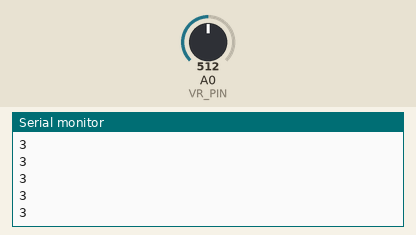
Simulated run of this sketch. Board: Arduino Uno, built with avr-gcc and run on an emulated ATmega328P. On the bench: the last lines printed to the serial monitor. The test bench sets the inputs (shaded band); at power-on: A0 (VR_PIN) = 512.

Above: at 1.2 s.
1.3 s: A0 (VR_PIN) set to 716
At 1.44 s:
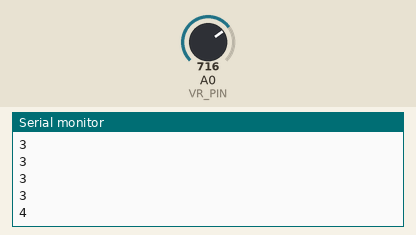
2.8 s: A0 (VR_PIN) set to 900
At 2.81 s:
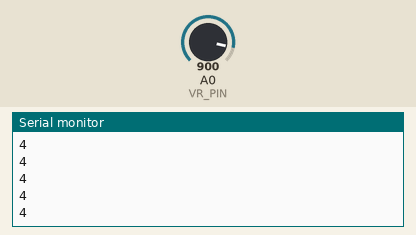
Timing chart, 0 to 5.8 s (numbered marks = the images above; inputs shaded):
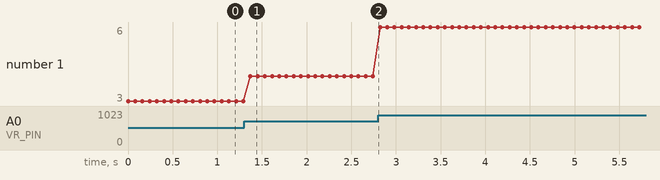

The sketch:

Alphabet_FND.ino
```cpp
//const uint8_t PINS[]{22U,23U,24U,25U,26U,27U,28U,29U};
uint8_t FND[]{0b11101110, 0b00111110, 0b10011100, 0b01111010,
 0b10011110, 0b10001110, 0b11110110,0b01101110};
const uint8_t VR_PIN{A0};
void setup() {
  Serial.begin(115200UL);
  for(int i=22; i<=29; ++i){
    pinMode(i, OUTPUT);
  }
  pinMode(A0, INPUT);
}

void loop() {
  // put your main code here, to run repeatedly:
  uint16_t Number_value = analogRead(VR_PIN);
  uint16_t mapped_Number_value = map(Number_value, 0, 1023, 0,7);
  Serial.println(mapped_Number_value);
  for(int j=0; j<=7; ++j){
    for(int i=2; i<=9; ++i){
      if(bitRead(FND[mapped_Number_value], 9 - i)){
        digitalWrite(i +20, HIGH);
      }else{
        digitalWrite(i + 20, LOW);
      }
    }
    delay(10UL);
  }
}
```

Measured:
- after the input at 1.3 s, the serial monitor: prints a new line after 0.07 s (image 1)
- plotted number 1: 3 → 4 after the input at 1.3 s, 4 → 6 after the input at 2.8 s
